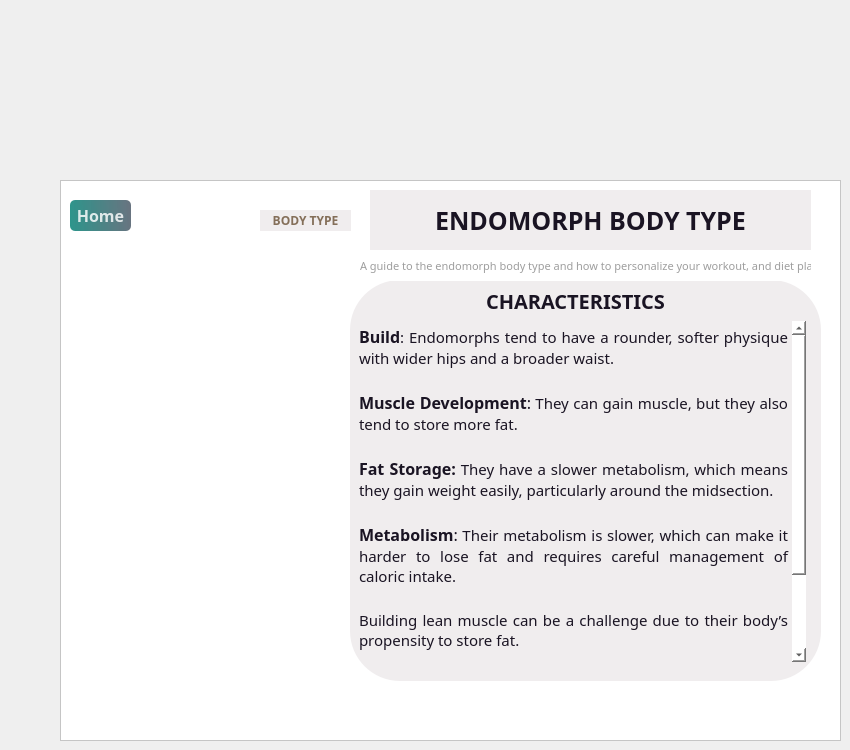
    <widget class="QWidget" name="Ectomorph">
     <widget class="QFrame" name="frame_6">
      <property name="geometry">
       <rect>
        <x>60</x>
        <y>180</y>
        <width>781</width>
        <height>561</height>
       </rect>
      </property>
      <property name="styleSheet">
       <string notr="true">background-color:rgb(255, 255, 255);</string>
      </property>
      <property name="frameShape">
       <enum>QFrame::Shape::StyledPanel</enum>
      </property>
      <property name="frameShadow">
       <enum>QFrame::Shadow::Raised</enum>
      </property>
      <widget class="QLabel" name="label_16">
       <property name="geometry">
        <rect>
         <x>10</x>
         <y>70</y>
         <width>261</width>
         <height>441</height>
        </rect>
       </property>
       <property name="styleSheet">
        <string notr="true">border-image: url(:/images/ectomorph.jpeg);
border-radius:50px;</string>
       </property>
       <property name="text">
        <string/>
       </property>
       <property name="pixmap">
        <pixmap>:/ectomorph.jpeg</pixmap>
       </property>
       <property name="scaledContents">
        <bool>true</bool>
       </property>
      </widget>
      <widget class="QLabel" name="label_17">
       <property name="geometry">
        <rect>
         <x>310</x>
         <y>10</y>
         <width>441</width>
         <height>61</height>
        </rect>
       </property>
       <property name="font">
        <font>
         <family>Sitka Banner</family>
         <pointsize>19</pointsize>
         <bold>true</bold>
        </font>
       </property>
       <property name="styleSheet">
        <string notr="true">
border-radius:150px;
color: #1A1423;

background-color: #F0EDEE;
</string>
       </property>
       <property name="text">
        <string>ENDOMORPH BODY TYPE</string>
       </property>
       <property name="alignment">
        <set>Qt::AlignmentFlag::AlignCenter</set>
       </property>
      </widget>
      <widget class="QLabel" name="label_18">
       <property name="geometry">
        <rect>
         <x>290</x>
         <y>100</y>
         <width>471</width>
         <height>401</height>
        </rect>
       </property>
       <property name="styleSheet">
        <string notr="true">
background-color: #F0EDEE;
border-radius:50px;</string>
       </property>
       <property name="text">
        <string/>
       </property>
      </widget>
      <widget class="QLabel" name="label_19">
       <property name="geometry">
        <rect>
         <x>300</x>
         <y>70</y>
         <width>451</width>
         <height>31</height>
        </rect>
       </property>
       <property name="font">
        <font>
         <family>Sitka Banner</family>
         <pointsize>8</pointsize>
        </font>
       </property>
       <property name="styleSheet">
        <string notr="true">color:rgb(158, 158, 158)
</string>
       </property>
       <property name="text">
        <string>A guide to the endomorph body type and how to personalize your workout, and diet plans.</string>
       </property>
      </widget>
      <widget class="QPushButton" name="home1">
       <property name="geometry">
        <rect>
         <x>10</x>
         <y>20</y>
         <width>61</width>
         <height>31</height>
        </rect>
       </property>
       <property name="font">
        <font>
         <family>Sitka Banner</family>
         <pointsize>12</pointsize>
         <bold>true</bold>
        </font>
       </property>
       <property name="styleSheet">
        <string notr="true">

QPushButton#home1{
        background-color: qlineargradient(spread:pad, x1:0, y1:0.505682, x2:1, y2:0.477, stop:0 rgba(11, 131, 120, 219), stop:1 rgba(85, 98, 112, 226));
        color:rgba(255, 255, 255, 210);
        border-radius:5px;
}

QPushButton#home1:hover{
        background-color: qlineargradient(spread:pad, x1:0, y1:0.505682, x2:1, y2:0.477, stop:0 rgba(150, 123, 111, 219), stop:1 rgba(85, 81, 84, 226));
}

QPushButton#home1:pressed{
        padding-left:5px;
        padding-top:5px;
        background-color:rgba(150, 123, 111, 255);
}
</string>
       </property>
       <property name="text">
        <string>Home</string>
       </property>
      </widget>
      <widget class="QLabel" name="label_20">
       <property name="geometry">
        <rect>
         <x>200</x>
         <y>30</y>
         <width>91</width>
         <height>21</height>
        </rect>
       </property>
       <property name="font">
        <font>
         <family>Sitka Banner</family>
         <pointsize>9</pointsize>
         <bold>true</bold>
        </font>
       </property>
       <property name="styleSheet">
        <string notr="true">color:rgb(132, 111, 89);



background-color: #F0EDEE;
border-radius:50px;</string>
       </property>
       <property name="text">
        <string>BODY TYPE</string>
       </property>
       <property name="alignment">
        <set>Qt::AlignmentFlag::AlignCenter</set>
       </property>
      </widget>
      <widget class="QLabel" name="label_21">
       <property name="geometry">
        <rect>
         <x>410</x>
         <y>110</y>
         <width>211</width>
         <height>21</height>
        </rect>
       </property>
       <property name="font">
        <font>
         <family>Sitka Banner</family>
         <pointsize>15</pointsize>
         <bold>true</bold>
        </font>
       </property>
       <property name="styleSheet">
        <string notr="true">background-color: #F0EDEE;
border-radius:50px;

color: #1A1423;
</string>
       </property>
       <property name="text">
        <string>CHARACTERISTICS</string>
       </property>
       <property name="alignment">
        <set>Qt::AlignmentFlag::AlignCenter</set>
       </property>
      </widget>
      <widget class="QTextBrowser" name="textBrowser">
       <property name="geometry">
        <rect>
         <x>295</x>
         <y>141</y>
         <width>451</width>
         <height>341</height>
        </rect>
       </property>
       <property name="font">
        <font>
         <family>Sitka Banner</family>
        </font>
       </property>
       <property name="styleSheet">
        <string notr="true">color: #1A1423;
background-color: #F0EDEE;
border-radius:50px;</string>
       </property>
       <property name="html">
        <string>&lt;!DOCTYPE HTML PUBLIC &quot;-//W3C//DTD HTML 4.0//EN&quot; &quot;http://www.w3.org/TR/REC-html40/strict.dtd&quot;&gt;
&lt;html&gt;&lt;head&gt;&lt;meta name=&quot;qrichtext&quot; content=&quot;1&quot; /&gt;&lt;meta charset=&quot;utf-8&quot; /&gt;&lt;style type=&quot;text/css&quot;&gt;
p, li { white-space: pre-wrap; }
hr { height: 1px; border-width: 0; }
li.unchecked::marker { content: &quot;\2610&quot;; }
li.checked::marker { content: &quot;\2612&quot;; }
&lt;/style&gt;&lt;/head&gt;&lt;body style=&quot; font-family:'Sitka Banner'; font-size:9pt; font-weight:400; font-style:normal;&quot;&gt;
&lt;p align=&quot;justify&quot; style=&quot; margin-top:0px; margin-bottom:0px; margin-left:0px; margin-right:0px; -qt-block-indent:0; text-indent:0px;&quot;&gt;&lt;span style=&quot; font-size:12pt; font-weight:700;&quot;&gt;Build&lt;/span&gt;&lt;span style=&quot; font-size:11pt;&quot;&gt;: Endomorphs tend to have a rounder, softer physique with wider hips and a broader waist.&lt;/span&gt;&lt;/p&gt;
&lt;p align=&quot;justify&quot; style=&quot;-qt-paragraph-type:empty; margin-top:0px; margin-bottom:0px; margin-left:0px; margin-right:0px; -qt-block-indent:0; text-indent:0px; font-size:11pt;&quot;&gt;&lt;br /&gt;&lt;/p&gt;
&lt;p align=&quot;justify&quot; style=&quot; margin-top:0px; margin-bottom:0px; margin-left:0px; margin-right:0px; -qt-block-indent:0; text-indent:0px;&quot;&gt;&lt;span style=&quot; font-size:12pt; font-weight:700;&quot;&gt;Muscle Development&lt;/span&gt;&lt;span style=&quot; font-size:12pt;&quot;&gt;:&lt;/span&gt;&lt;span style=&quot; font-size:11pt;&quot;&gt; They can gain muscle, but they also tend to store more fat.&lt;/span&gt;&lt;/p&gt;
&lt;p align=&quot;justify&quot; style=&quot;-qt-paragraph-type:empty; margin-top:0px; margin-bottom:0px; margin-left:0px; margin-right:0px; -qt-block-indent:0; text-indent:0px; font-size:11pt;&quot;&gt;&lt;br /&gt;&lt;/p&gt;
&lt;p align=&quot;justify&quot; style=&quot; margin-top:0px; margin-bottom:0px; margin-left:0px; margin-right:0px; -qt-block-indent:0; text-indent:0px;&quot;&gt;&lt;span style=&quot; font-size:12pt; font-weight:700;&quot;&gt;Fat Storage:&lt;/span&gt;&lt;span style=&quot; font-size:11pt;&quot;&gt; They have a slower metabolism, which means they gain weight easily, particularly around the midsection.&lt;/span&gt;&lt;/p&gt;
&lt;p align=&quot;justify&quot; style=&quot;-qt-paragraph-type:empty; margin-top:0px; margin-bottom:0px; margin-left:0px; margin-right:0px; -qt-block-indent:0; text-indent:0px; font-size:11pt;&quot;&gt;&lt;br /&gt;&lt;/p&gt;
&lt;p align=&quot;justify&quot; style=&quot; margin-top:0px; margin-bottom:0px; margin-left:0px; margin-right:0px; -qt-block-indent:0; text-indent:0px;&quot;&gt;&lt;span style=&quot; font-size:12pt; font-weight:700;&quot;&gt;Metabolism&lt;/span&gt;&lt;span style=&quot; font-size:12pt;&quot;&gt;:&lt;/span&gt;&lt;span style=&quot; font-size:11pt;&quot;&gt; Their metabolism is slower, which can make it harder to lose fat and requires careful management of caloric intake.&lt;/span&gt;&lt;/p&gt;
&lt;p align=&quot;justify&quot; style=&quot;-qt-paragraph-type:empty; margin-top:0px; margin-bottom:0px; margin-left:0px; margin-right:0px; -qt-block-indent:0; text-indent:0px; font-size:11pt;&quot;&gt;&lt;br /&gt;&lt;/p&gt;
&lt;p align=&quot;justify&quot; style=&quot; margin-top:0px; margin-bottom:0px; margin-left:0px; margin-right:0px; -qt-block-indent:0; text-indent:0px;&quot;&gt;&lt;span style=&quot; font-size:11pt;&quot;&gt;Building lean muscle can be a challenge due to their body’s propensity to store fat.&lt;/span&gt;&lt;/p&gt;
&lt;p align=&quot;justify&quot; style=&quot;-qt-paragraph-type:empty; margin-top:0px; margin-bottom:0px; margin-left:0px; margin-right:0px; -qt-block-indent:0; text-indent:0px; font-size:11pt;&quot;&gt;&lt;br /&gt;&lt;/p&gt;
&lt;p align=&quot;justify&quot; style=&quot; margin-top:0px; margin-bottom:0px; margin-left:0px; margin-right:0px; -qt-block-indent:0; text-indent:0px;&quot;&gt;&lt;span style=&quot; font-size:11pt;&quot;&gt;They may appear stockier and more solid.&lt;/span&gt;&lt;/p&gt;
&lt;p align=&quot;justify&quot; style=&quot;-qt-paragraph-type:empty; margin-top:0px; margin-bottom:0px; margin-left:0px; margin-right:0px; -qt-block-indent:0; text-indent:0px; font-size:11pt;&quot;&gt;&lt;br /&gt;&lt;/p&gt;
&lt;p align=&quot;justify&quot; style=&quot; margin-top:0px; margin-bottom:0px; margin-left:0px; margin-right:0px; -qt-block-indent:0; text-indent:0px;&quot;&gt;&lt;span style=&quot; font-size:11pt;&quot;&gt;Managing fat requires more effort and discipline.&lt;/span&gt;&lt;/p&gt;
&lt;p align=&quot;justify&quot; style=&quot;-qt-paragraph-type:empty; margin-top:0px; margin-bottom:0px; margin-left:0px; margin-right:0px; -qt-block-indent:0; text-indent:0px; font-size:11pt;&quot;&gt;&lt;br /&gt;&lt;/p&gt;&lt;/body&gt;&lt;/html&gt;</string>
       </property>
      </widget>
     </widget>
    </widget>
